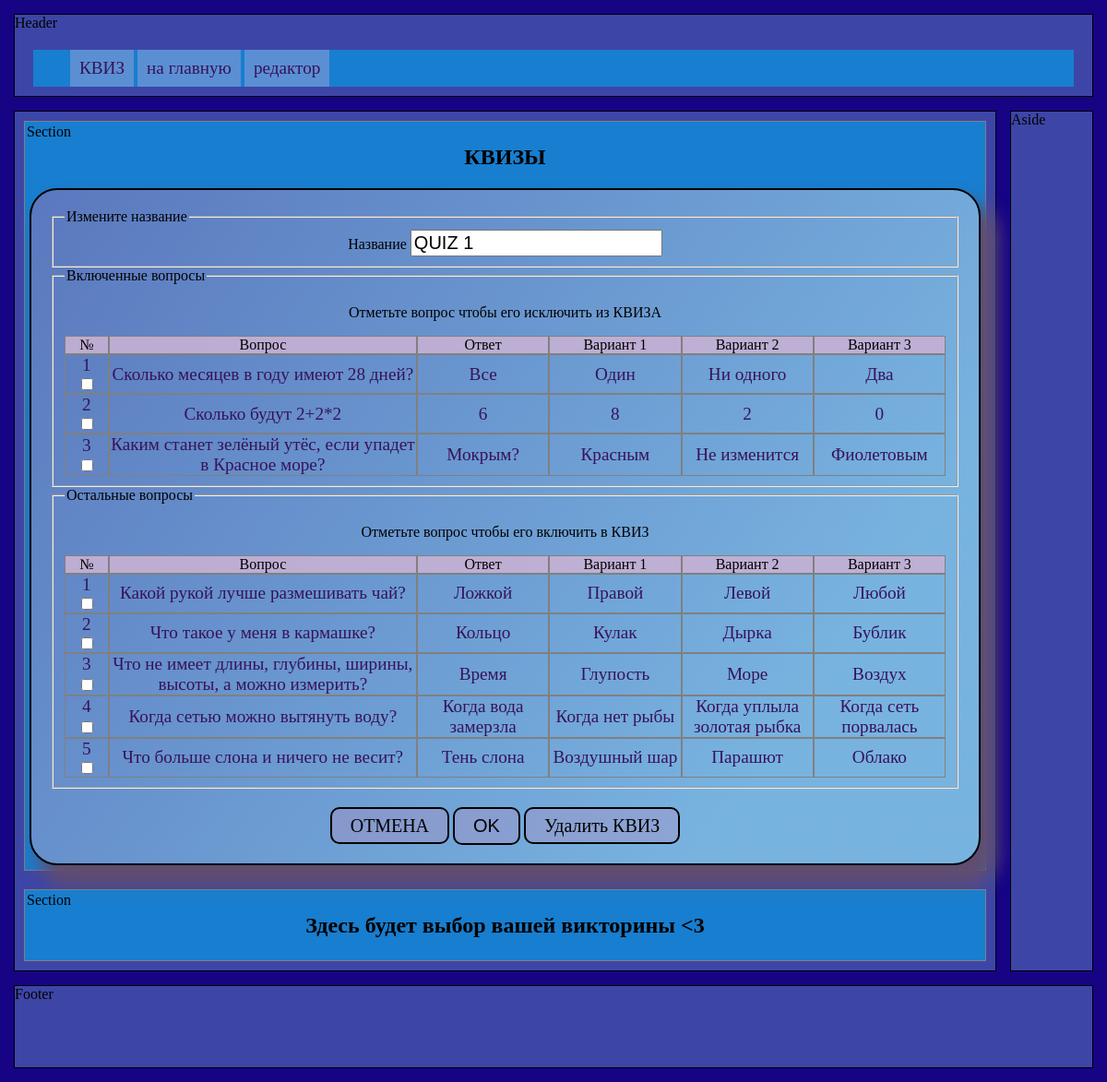
Screenshot of /quiz_edit/1/ with the database file from the repository.
### models.py (models this page shows, shortened)
class Quiz(db.Model):
    id = db.Column(db.Integer, primary_key=True)
    name = db.Column(db.String(100))
    user_id = db.Column(db.Integer, db.ForeignKey('user.id'))

class Question(db.Model):
    id = db.Column(db.Integer, primary_key=True)
    question = db.Column(db.String(250), nullable=False)
    answer = db.Column(db.String(100), nullable=False)
    wrong1 = db.Column(db.String(100), nullable=False)
    wrong2 = db.Column(db.String(100), nullable=False)
    wrong3 = db.Column(db.String(100), nullable=False)
    quiz = db.relationship(
        'Quiz',
        secondary=quiz_question, backref='question')

### main1.py (the view, shortened to what this page needs)
@app.route('/quiz_edit/<int:id>/', methods=['GET', 'POST'])
def quiz_edit(id):
    quiz = Quiz.query.filter_by(id=id).one()
    q_ids = [q.id for q in quiz.question]  # список id вопросов которые вошли в этот КВИЗ
    questions = Question.query.filter(Question.id.not_in(q_ids))  # выборка вопросов которые не вошли
    return render_template('quiz_edit.html',
                           quiz=quiz,
                           no_questions=questions,
                           html_config=html_config)

### templates/quiz_edit.html (shortened to what this page needs)
{% extends "base.html" %}
{% block main_menu %}
    {{ super() }}
    {% include 'quiz_menu.html' %}
{% endblock %}
{% block content1 %}
<div class="quiz_form">
    <form action="/quiz_edit/{{ quiz.id }}/" method="post">
        <fieldset>
            <legend>Измените название</legend>
            <label for="name">Название</label>
            <input type="text" name="name" id="name" value="{{ quiz.name }}" placeholder="Название КВИЗА">
        </fieldset>
        <fieldset>
            <legend>Включенные вопросы</legend>
            <p>Отметьте вопрос чтобы его исключить из КВИЗА</p>
            {% set questions, checkbox, n_tab = quiz.question, True, 1  %}
            {% include 'form_questions_tab.html' %}
        </fieldset>
        <fieldset>
            <legend>Остальные вопросы</legend>
            <p>Отметьте вопрос чтобы его включить в КВИЗ</p>
            {% set questions, checkbox, n_tab = no_questions, True, 2 %}
            {% include 'form_questions_tab.html' %}
        </fieldset>
        <div>
            <a class="button" href="/quizes_view">ОТМЕНА</a>
            <input class="button" type="submit" value="OK">
            <a class="button" href="/quiz_delete/{{quiz.id}}">Удалить КВИЗ</a>
        </div>
    </form>
</div>
{% endblock %}

### templates/form_questions_tab.html
<div class="question-row question-hrow">
    <div class="quiz-col">№</div>
    <div class="quiz-col">Вопрос</div>
    <div class="quiz-col">Ответ</div>
    <div class="quiz-col">Вариант 1</div>
    <div class="quiz-col">Вариант 2</div>
    <div class="quiz-col">Вариант 3</div>
</div>
{% for q in questions %}
<a href="/question_edit/{{q.id}}">
    <div class="question-row">
        <div class="quiz-col">
            {{ loop.index }}
            {% if  checkbox %}
                <input type="checkbox" name = "check{{n_tab}}_{{loop.index}}" value="{{ q.id }}">
            {% endif %}
        </div>
        <div class="quiz-col">{{ q.question }}</div>
        <div class="quiz-col">{{ q.answer }}</div>
        <div class="quiz-col">{{ q.wrong1 }}</div>
        <div class="quiz-col">{{ q.wrong2 }}</div>
        <div class="quiz-col">{{ q.wrong3 }}</div>
    </div>
</a>
{% endfor %}

### static/main.css (style rules this page uses)
* { box-sizing: border-box; }
body { min-height: 100vh; margin: auto; padding: 10px; background-color: #160485; width: 100vw; max-width: 1200px; display: grid; grid-template-columns: 1fr 100px; grid-template-rows: 100px 1fr 100px; gap: 5px; }
a { text-decoration: none; color: rgb(55, 19, 89); font-size: 1.2rem; }
legend { text-align: left; }

### static/quiz.css (style rules this page uses)
.quiz_form { display: block; background: linear-gradient(153deg, #e9f2f375 20%, #7531807a); border-radius: 30px; border: 2px solid; box-shadow: 14px 20px 20px 4px #614d6f; text-align: center; min-width: 500px; max-width: 100%; background: linear-gradient(305deg, #e9f2f375 20%, #a371ab7a); padding: 20px; }
.button { font-size: 20px; border-radius: 10px; padding: 10px 15px 10px 15px; background-color: #c785b747; transition: all 450ms ease-out; }
.button { margin-top: 20px; font-size: 20px; border-radius: 10px; padding: 2px 15px 2px 15px; background-color: #c785b747; transition: all 250ms ease-out; text-decoration: none; border: 2px solid black; padding: 7px 20px 7px 20px; color:black; }
.question-row { display: grid; grid-template-columns: 5% 35% repeat(4, 15%); transition: all 200ms; }
.quiz-col { display: grid; border:1px solid gray; align-items: center; overflow: hidden; }
.question-hrow, .quiz-hrow { background-color: #c5b0d4eb; }
.quiz_form input, textarea { font-size: 20px; }

### rows the page displays
Quiz: name "QUIZ 1"
Question: question "Сколько месяцев в году имеют 28 дней?", answer "Все", wrong1 "Один", wrong2 "Ни одного", wrong3 "Два"
Question: question "Сколько будут 2+2*2", answer "6", wrong1 "8", wrong2 "2", wrong3 "0"
Question: question "Каким станет зелёный утёс, если упадет в Красное море?", answer "Мокрым?", wrong1 "Красным", wrong2 "Не изменится", wrong3 "Фиолетовым"
Question: question "Какой рукой лучше размешивать чай?", answer "Ложкой", wrong1 "Правой", wrong2 "Левой", wrong3 "Любой"
Question: question "Что такое у меня в кармашке?", answer "Кольцо", wrong1 "Кулак", wrong2 "Дырка", wrong3 "Бублик"
Question: question "Что не имеет длины, глубины, ширины, высоты, а можно измерить?", answer "Время", wrong1 "Глупость", wrong2 "Море", wrong3 "Воздух"
Question: question "Когда сетью можно вытянуть воду?", answer "Когда вода замерзла", wrong1 "Когда нет рыбы", wrong2 "Когда уплыла золотая рыбка", wrong3 "Когда сеть порвалась"
Question: question "Что больше слона и ничего не весит?", answer "Тень слона", wrong1 "Воздушный шар", wrong2 "Парашют", wrong3 "Облако"
